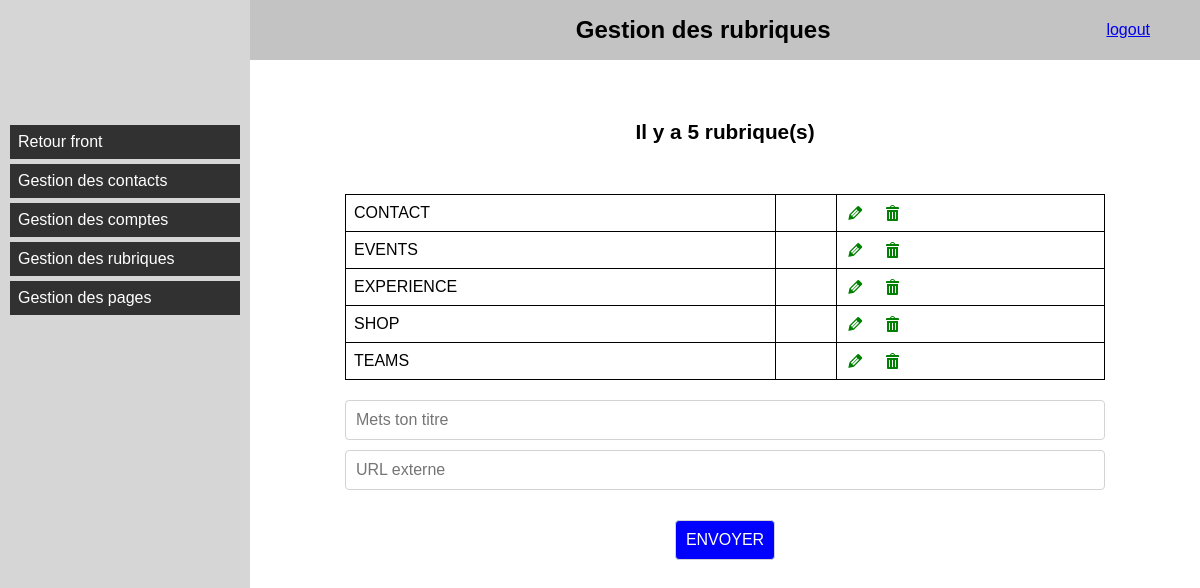
Screenshot of /admin/admin.php?action=rubriques&cas=ajouter_rubriques (signed in) with the database file from the repository.
### tables this page shows
CREATE TABLE `rubriques` (
  `id_rubrique` int(2) NOT NULL,
  `nom_rubrique` varchar(150) NOT NULL,
  `lien_rubrique` varchar(200) DEFAULT NULL
);

### admin/rubriques.php (called while the page is built, shortened)
<?php
$tableau=afficher_rubriques();
?>

### outils/fonctions.php (the view, shortened to what this page needs)
<?php
function connexion()
	{
	$connexion = mysqli_connect(SERVEUR,LOGIN,PASSE,BASE) or die("Error " . mysqli_error($connexion));
	return $connexion;
	}
	function afficher_rubriques()
		{
		$connexion=connexion();
		$requete="SELECT * FROM rubriques ORDER BY nom_rubrique ASC";
		$resultat=mysqli_query($connexion, $requete);
		$nb_ligne=mysqli_num_rows($resultat);
		$tableau="<h2>Il y a " . $nb_ligne . " rubrique(s)</h2>";
		$tableau.="<table class=\"tab_result\">\n";
		while($ligne=mysqli_fetch_object($resultat))
			{
			$tableau.="<tr>\n";
			$tableau.="<td>".$ligne->nom_rubrique."</td>\n";
			$tableau.="<td><a href=\"" . $ligne->lien_rubrique . "\">".$ligne->lien_rubrique."</a></td>\n";
			$tableau.="<td>";
			$tableau.="<a href=\"admin.php?action=rubriques&cas=confirmer_modification&id_rubrique=".$ligne->id_rubrique."\">
			<span class=\"dashicons dashicons-edit\"></span></a>";
			$tableau.="&nbsp;&nbsp;&nbsp;";
			$tableau.="<a href=\"admin.php?action=rubriques&cas=confirmer_suppression&id_rubrique=".$ligne->id_rubrique."\">
			<span class=\"dashicons dashicons-trash\"></span></a>";
			$tableau.="</td>\n";
			$tableau.="</tr>\n";
			}
		$tableau.="</table>\n";
		return $tableau;
		}
?>

### assets/css/back.css (style rules this page uses)
* { padding:0; margin:0; box-sizing:border-box; }
html { scroll-behavior:smooth; }
body { font-family:arial,sans-serif; }
h1 { width:100%; text-align:center; font-size:1.5rem; }
h2 { width:100%; text-align:center; font-size:1.3rem; padding:30px 0; }
#header { width:calc(100vw - 250px); height:60px; position:absolute; top:0; left:250px; z-index:1; background:#c3C3C3; display:flex; align-items:center; padding:0 50px; }
#gauche { width:250px; height:100vh; position:fixed; top:0; left:0; z-index:1; background-color:#D6D6D6; padding:120px 10px 50px; }
#gauche li { margin:5px 0; list-style-type:none; position:relative; }
#gauche li a { padding:8px; text-decoration:none; background-color:#313131; color:#fff; display:block; }
#droite { width:calc(100vw - 250px); height:calc(100vh - 60px); position:absolute; top:60px; left:250px; z-index:1; padding:30px 0; overflow-x:hidden; }
.tab_result { width:80%; margin:20px auto; border:1px solid #000; border-collapse:collapse; }
.tab_result td { border:1px solid #000; padding:8px; }
.tab_result td:last-of-type a { color:green; text-decoration:none; }
#droite form { width:80%; margin:auto; }
#droite form input,#droite form textarea,#droite form select { padding:10px; margin-bottom:10px; display:block; width:100%; border-radius:4px; border:1px solid #d3d3d3; font-family:inherit; font-size:inherit; }
#droite form input[type="submit"] { width:auto; background-color:rgb(0,0,255); color:#fff; margin:30px auto 0; }

### assets/css/yseditor.css (style rules this page uses)
:root { --primary-editor: #a0a0a0; --primary-editor-dark: #868686; --white-editor: #f3f3f3; --white-editor-true: #fff; --black-editor: #232323; --overlay: rgba(0,0,0,.6); }

### rows the page displays
rubriques: nom_rubrique "CONTACT"
rubriques: nom_rubrique "EVENTS"
rubriques: nom_rubrique "EXPERIENCE"
rubriques: nom_rubrique "SHOP"
rubriques: nom_rubrique "TEAMS"

### other values shown
$nb_ligne "5"
